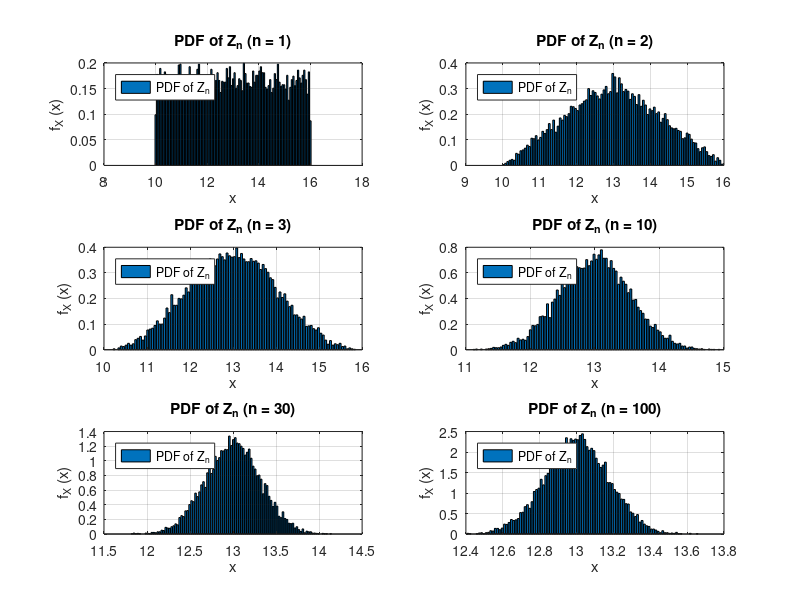

MATLAB code to generate this figure:
t = 10000; % 10^4
a = 10; % Lower bound
b = 16; % Upper bound
X = a + (b-a) .* rand(100,t);

figure
for n = [1, 2, 3, 10, 30, 100]
    Z = zeros(1,t);
    for i = 1:n
        Z = Z + ((X(i,1:t))/n);
    end
    [h,c] = hist(Z, linspace(min(Z), max(Z), 100+1));
    
    subplot(3,2,find([1, 2, 3, 10, 30, 100] == n))
    bar(c,h/trapz(c,h))
    xlabel('x')
    ylabel('f_X (x)')
    legend({'PDF of Z_n'},'Location','northwest')
    title(['PDF of Z_n (n = ', num2str(n), ')'])
    grid on
end
